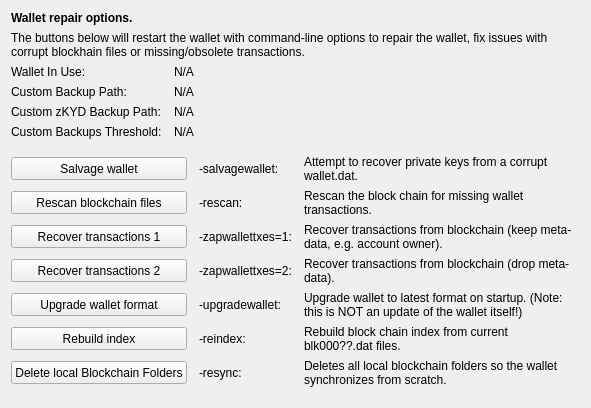
     <widget class="QWidget" name="tab_repair">
      <attribute name="title">
       <string>&amp;Wallet Repair</string>
      </attribute>
      <layout class="QGridLayout" name="gridLayout_4" columnstretch="0,0,0,0">
       <property name="horizontalSpacing">
        <number>12</number>
       </property>
       <item row="0" column="0" colspan="4">
        <widget class="QLabel" name="label_repair_header">
         <property name="font">
          <font>
           <weight>75</weight>
           <bold>true</bold>
          </font>
         </property>
         <property name="text">
          <string>Wallet repair options.</string>
         </property>
        </widget>
       </item>
       <item row="1" column="0" colspan="4">
        <widget class="QLabel" name="label_repair_helptext">
         <property name="font">
          <font>
           <weight>50</weight>
           <bold>false</bold>
          </font>
         </property>
         <property name="text">
          <string>The buttons below will restart the wallet with command-line options to repair the wallet, fix issues with corrupt blockhain files or missing/obsolete transactions.</string>
         </property>
         <property name="wordWrap">
          <bool>true</bool>
         </property>
        </widget>
       </item>
       <item row="2" column="0">
        <widget class="QLabel" name="wallet_path_label">
         <property name="text">
          <string>Wallet In Use:</string>
         </property>
        </widget>
       </item>
       <item row="2" column="1" colspan="3">
        <widget class="QLabel" name="wallet_path">
         <property name="cursor">
          <cursorShape>IBeamCursor</cursorShape>
         </property>
         <property name="text">
          <string>N/A</string>
         </property>
         <property name="textFormat">
          <enum>Qt::PlainText</enum>
         </property>
         <property name="textInteractionFlags">
          <set>Qt::LinksAccessibleByMouse|Qt::TextSelectableByKeyboard|Qt::TextSelectableByMouse</set>
         </property>
        </widget>
       </item>
       <item row="3" column="0">
        <widget class="QLabel" name="wallet_custombackuppath_label">
         <property name="visible">
          <bool>false</bool>
         </property>
         <property name="text">
          <string>Custom Backup Path:</string>
         </property>
        </widget>
       </item>
       <item row="3" column="1" colspan="3">
        <widget class="QLabel" name="wallet_custombackuppath">
         <property name="cursor">
          <cursorShape>IBeamCursor</cursorShape>
         </property>
         <property name="visible">
          <bool>false</bool>
         </property>
         <property name="text">
          <string>N/A</string>
         </property>
         <property name="textFormat">
          <enum>Qt::PlainText</enum>
         </property>
         <property name="textInteractionFlags">
          <set>Qt::LinksAccessibleByMouse|Qt::TextSelectableByKeyboard|Qt::TextSelectableByMouse</set>
         </property>
        </widget>
       </item>
       <item row="4" column="0">
        <widget class="QLabel" name="wallet_customzkydbackuppath_label">
         <property name="visible">
          <bool>false</bool>
         </property>
         <property name="text">
          <string>Custom zKYD Backup Path:</string>
         </property>
        </widget>
       </item>
       <item row="4" column="1" colspan="3">
        <widget class="QLabel" name="wallet_customzkydbackuppath">
         <property name="cursor">
          <cursorShape>IBeamCursor</cursorShape>
         </property>
         <property name="visible">
          <bool>false</bool>
         </property>
         <property name="text">
          <string>N/A</string>
         </property>
         <property name="textFormat">
          <enum>Qt::PlainText</enum>
         </property>
         <property name="textInteractionFlags">
          <set>Qt::LinksAccessibleByMouse|Qt::TextSelectableByKeyboard|Qt::TextSelectableByMouse</set>
         </property>
        </widget>
       </item>
       <item row="5" column="0">
        <widget class="QLabel" name="wallet_custombackupthreshold_label">
         <property name="visible">
          <bool>false</bool>
         </property>
         <property name="text">
          <string>Custom Backups Threshold:</string>
         </property>
        </widget>
       </item>
       <item row="5" column="1" colspan="3">
        <widget class="QLabel" name="wallet_custombackupthreshold">
         <property name="cursor">
          <cursorShape>IBeamCursor</cursorShape>
         </property>
         <property name="visible">
          <bool>false</bool>
         </property>
         <property name="text">
          <string>N/A</string>
         </property>
         <property name="textFormat">
          <enum>Qt::PlainText</enum>
         </property>
         <property name="textInteractionFlags">
          <set>Qt::LinksAccessibleByMouse|Qt::TextSelectableByKeyboard|Qt::TextSelectableByMouse</set>
         </property>
        </widget>
       </item>
       <item row="6" column="0">
        <spacer name="verticalSpacer_repair1">
         <property name="orientation">
          <enum>Qt::Vertical</enum>
         </property>
         <property name="sizeHint" stdset="0">
          <size>
           <width>10</width>
           <height>10</height>
          </size>
         </property>
        </spacer>
       </item>
       <item row="7" column="0" colspan="2">
        <widget class="QPushButton" name="btn_salvagewallet">
         <property name="minimumSize">
          <size>
           <width>100</width>
           <height>23</height>
          </size>
         </property>
         <property name="text">
          <string>Salvage wallet</string>
         </property>
        </widget>
       </item>
       <item row="7" column="2">
        <widget class="QLabel" name="label_repair_salvage_command">
         <property name="text">
          <string notr="true">-salvagewallet:</string>
         </property>
        </widget>
       </item>
       <item row="7" column="3">
        <widget class="QLabel" name="label_repair_salvage">
         <property name="text">
          <string>Attempt to recover private keys from a corrupt wallet.dat.</string>
         </property>
         <property name="wordWrap">
          <bool>true</bool>
         </property>
        </widget>
       </item>
       <item row="8" column="0" colspan="2">
        <widget class="QPushButton" name="btn_rescan">
         <property name="minimumSize">
          <size>
           <width>100</width>
           <height>23</height>
          </size>
         </property>
         <property name="text">
          <string>Rescan blockchain files</string>
         </property>
        </widget>
       </item>
       <item row="8" column="2">
        <widget class="QLabel" name="label_repair_rescan_command">
         <property name="text">
          <string notr="true">-rescan:</string>
         </property>
        </widget>
       </item>
       <item row="8" column="3">
        <widget class="QLabel" name="label_repair_rescan">
         <property name="text">
          <string>Rescan the block chain for missing wallet transactions.</string>
         </property>
         <property name="wordWrap">
          <bool>true</bool>
         </property>
        </widget>
       </item>
       <item row="9" column="0" colspan="2">
        <widget class="QPushButton" name="btn_zapwallettxes1">
         <property name="minimumSize">
          <size>
           <width>100</width>
           <height>23</height>
          </size>
         </property>
         <property name="text">
          <string>Recover transactions 1</string>
         </property>
        </widget>
       </item>
       <item row="9" column="2">
        <widget class="QLabel" name="label_repair_zap1_command">
         <property name="text">
          <string notr="true">-zapwallettxes=1:</string>
         </property>
        </widget>
       </item>
       <item row="9" column="3">
        <widget class="QLabel" name="label_repair_zap1">
         <property name="text">
          <string>Recover transactions from blockchain (keep meta-data, e.g. account owner).</string>
         </property>
         <property name="wordWrap">
          <bool>true</bool>
         </property>
        </widget>
       </item>
       <item row="10" column="0" colspan="2">
        <widget class="QPushButton" name="btn_zapwallettxes2">
         <property name="minimumSize">
          <size>
           <width>100</width>
           <height>23</height>
          </size>
         </property>
         <property name="text">
          <string>Recover transactions 2</string>
         </property>
        </widget>
       </item>
       <item row="10" column="2">
        <widget class="QLabel" name="label_repair_zap2_command">
         <property name="text">
          <string notr="true">-zapwallettxes=2:</string>
         </property>
        </widget>
       </item>
       <item row="10" column="3">
        <widget class="QLabel" name="label_repair_zap2">
         <property name="text">
          <string>Recover transactions from blockchain (drop meta-data).</string>
         </property>
         <property name="wordWrap">
          <bool>true</bool>
         </property>
        </widget>
       </item>
       <item row="11" column="0" colspan="2">
        <widget class="QPushButton" name="btn_upgradewallet">
         <property name="minimumSize">
          <size>
           <width>100</width>
           <height>23</height>
          </size>
         </property>
         <property name="text">
          <string>Upgrade wallet format</string>
         </property>
        </widget>
       </item>
       <item row="11" column="2">
        <widget class="QLabel" name="label_repair_upgrade_command">
         <property name="text">
          <string notr="true">-upgradewallet:</string>
         </property>
        </widget>
       </item>
       <item row="11" column="3">
        <widget class="QLabel" name="label_repair_upgrade">
         <property name="text">
          <string>Upgrade wallet to latest format on startup. (Note: this is NOT an update of the wallet itself!)</string>
         </property>
         <property name="wordWrap">
          <bool>true</bool>
         </property>
        </widget>
       </item>
       <item row="12" column="0" colspan="2">
        <widget class="QPushButton" name="btn_reindex">
         <property name="minimumSize">
          <size>
           <width>100</width>
           <height>23</height>
          </size>
         </property>
         <property name="text">
          <string>Rebuild index</string>
         </property>
        </widget>
       </item>
       <item row="12" column="2">
        <widget class="QLabel" name="label_repair_reindex_command">
         <property name="text">
          <string notr="true">-reindex:</string>
         </property>
        </widget>
       </item>
       <item row="12" column="3">
        <widget class="QLabel" name="label_repair_reindex">
         <property name="text">
          <string>Rebuild block chain index from current blk000??.dat files.</string>
         </property>
         <property name="wordWrap">
          <bool>true</bool>
         </property>
        </widget>
       </item>
       <item row="13" column="0" colspan="2">
        <widget class="QPushButton" name="btn_resync">
         <property name="minimumSize">
          <size>
           <width>100</width>
           <height>23</height>
          </size>
         </property>
         <property name="text">
          <string>Delete local Blockchain Folders</string>
         </property>
        </widget>
       </item>
       <item row="13" column="2">
        <widget class="QLabel" name="label_repair_resync_command">
         <property name="text">
          <string>-resync:</string>
         </property>
        </widget>
       </item>
       <item row="13" column="3">
        <widget class="QLabel" name="label_repair_resync">
         <property name="text">
          <string>Deletes all local blockchain folders so the wallet synchronizes from scratch.</string>
         </property>
         <property name="wordWrap">
          <bool>true</bool>
         </property>
        </widget>
       </item>
       <item row="14" column="0">
        <spacer name="verticalSpacer_repair2">
         <property name="orientation">
          <enum>Qt::Vertical</enum>
         </property>
         <property name="sizeHint" stdset="0">
          <size>
           <width>20</width>
           <height>10</height>
          </size>
         </property>
        </spacer>
       </item>
      </layout>
     </widget>
